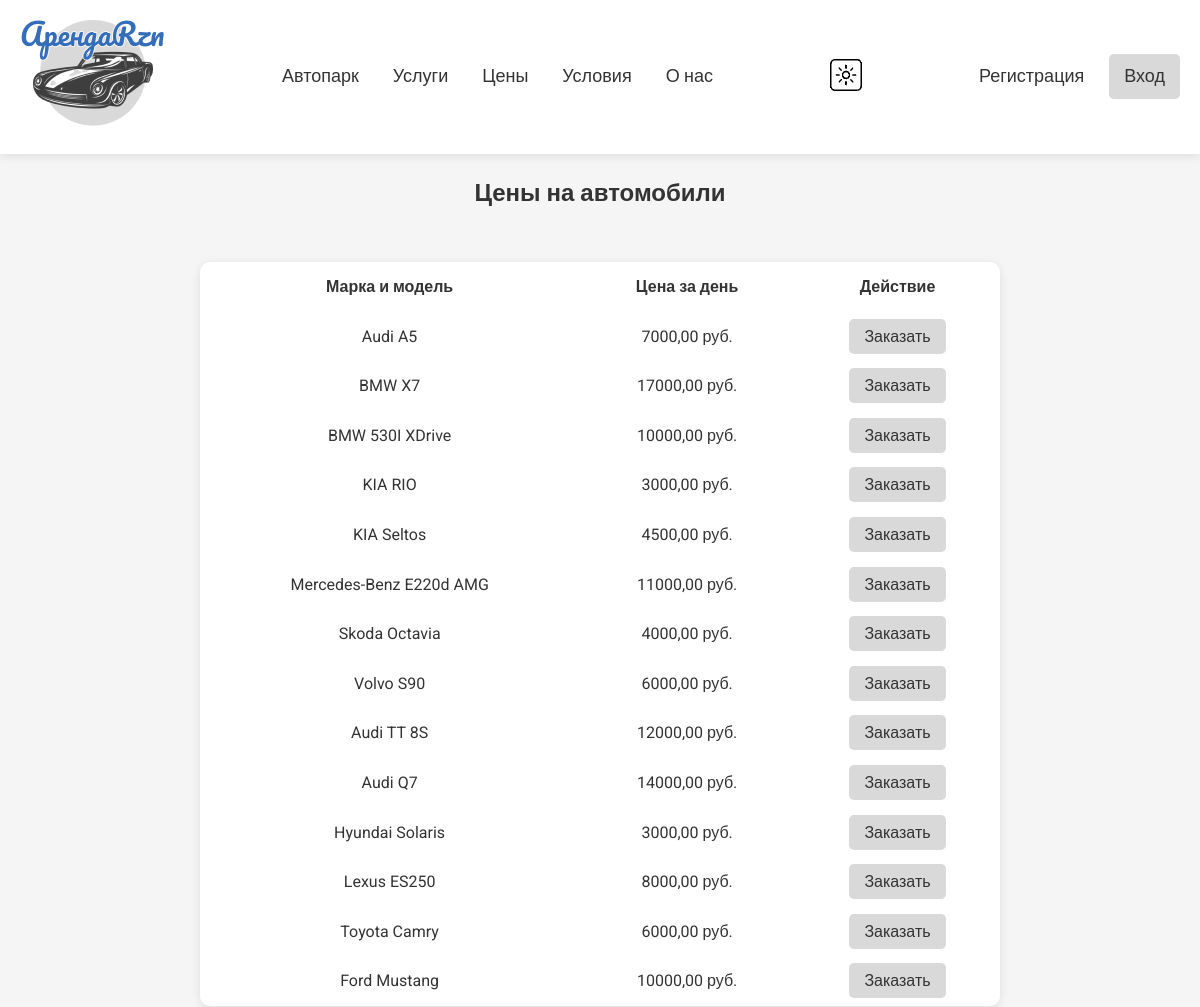
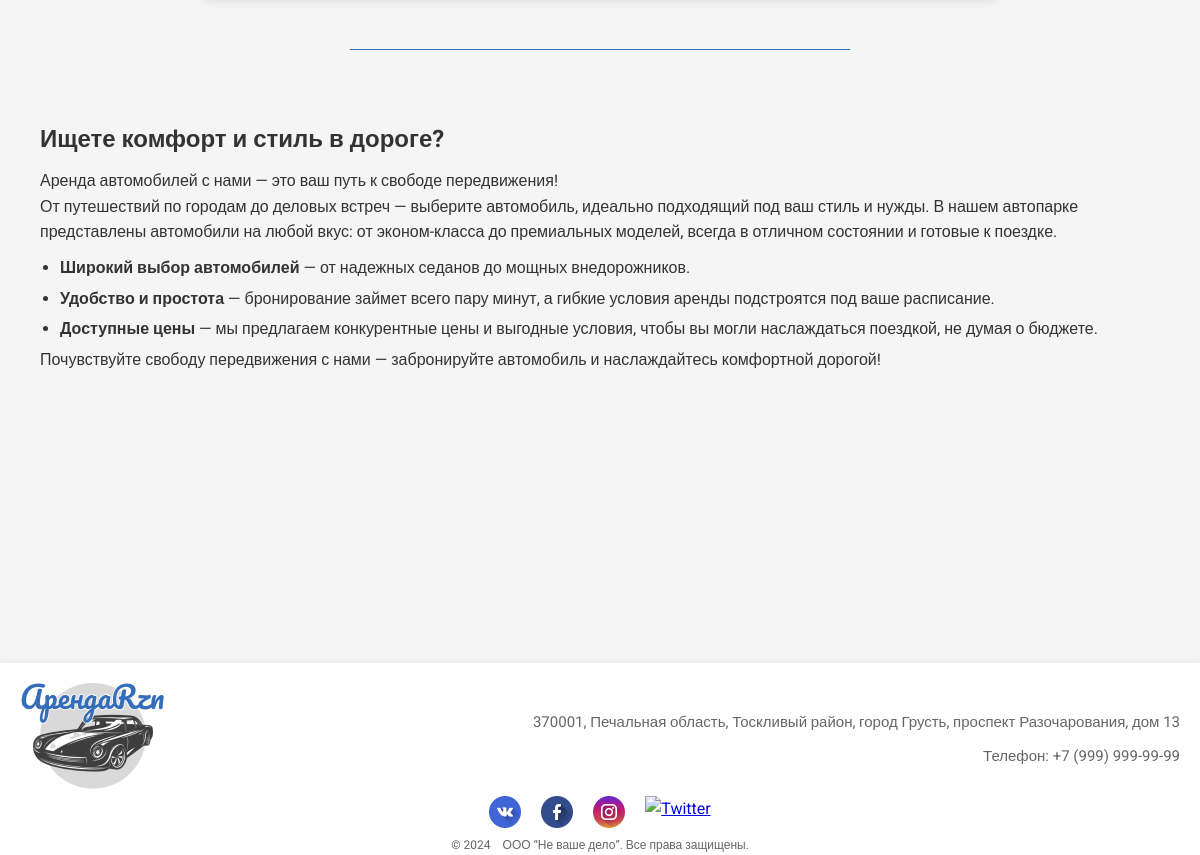
/rent/price/, run on the app's committed database (2 pictures, top to bottom).
### cars/models.py (models this page shows, shortened)
class Cars(models.Model):
    brand = models.ForeignKey(CarBrands, on_delete=models.PROTECT)
    model = models.CharField(max_length=64)
    year = models.IntegerField()
    image = models.ImageField(upload_to='car_img', blank=True)
    description = models.TextField(blank=True)
    price = models.DecimalField(max_digits=9, decimal_places=2)
    carClass = models.ForeignKey(CarClasses, on_delete=models.PROTECT)
    is_rented = models.BooleanField(default=False)
    color = models.CharField(max_length=64, null=True, blank=True)
    drive = models.CharField(max_length=64, null=True, blank=True)
    transmission = models.CharField(max_length=64, null=True, blank=True)
    power = models.IntegerField(null=True, blank=True)
    acceleration = models.DecimalField(max_digits=4, decimal_places=2, null=True, blank=True)
    engine_capacity = models.DecimalField(max_digits=4, decimal_places=1, null=True, blank=True)
    class Meta():
        verbose_name = 'Автомобили'
        verbose_name_plural = 'Автомобили'

class CarBrands(models.Model):
    name = models.CharField(max_length=64, unique=True)
    class Meta():
        verbose_name = 'Бренды'
        verbose_name_plural = 'Бренды'

### cars/views.py (the view)
# urls.py: path('price/', price_view, name='price'),
def price_view(request):
    cars = Cars.objects.all()
    context = {
        'title': 'Цены на автомобили',
        'cars': cars,
    }
    return render(request, 'cars/price.html', context)

### cars/templates/cars/price.html (shortened to what this page needs)
{% extends 'cars/base.html' %}
{% load static %}
{% block css %}
    <link rel="stylesheet" href="{% static 'css/price.css' %}">
{% endblock %}
{% block context %}
<section class="price-section">
    <h1>Цены на автомобили</h1>
    <table class="price-table light-theme" id="price-table">
        <thead>
            <tr>
                <th>Марка и модель</th>
                <th>Цена за день</th>
                <th>Действие</th>
            </tr>
        </thead>
        <tbody class="car-table">
            {% for car in cars %}
            <tr class="">
                <td>{{ car.brand.name }} {{ car.model }}</td>
                <td>{{ car.price }} руб.</td>
                <td>
                    <a href="{% url 'cars:page_car' car.id %}" class="select-btn">Заказать</a>
                </td>
            </tr>
            {% endfor %}
        </tbody>
    </table>
    <hr align="center" width="500" size="1" color="#336db8" />
    <div class="promo-text">
        <h2>Ищете комфорт и стиль в дороге?</h2>
        <p>Аренда автомобилей с нами — это ваш путь к свободе передвижения!</p>
        <p>От путешествий по городам до деловых встреч — выберите автомобиль, идеально подходящий под ваш стиль и нужды. В нашем автопарке представлены автомобили на любой вкус: от эконом-класса до премиальных моделей, всегда в отличном состоянии и готовые к поездке.</p>
        <ul>
            <li><strong>Широкий выбор автомобилей</strong> — от надежных седанов до мощных внедорожников.</li>
            <li><strong>Удобство и простота</strong> — бронирование займет всего пару минут, а гибкие условия аренды подстроятся под ваше расписание.</li>
            <li><strong>Доступные цены</strong> — мы предлагаем конкурентные цены и выгодные условия, чтобы вы могли наслаждаться поездкой, не думая о бюджете.</li>
        </ul>
        <p>Почувствуйте свободу передвижения с нами — забронируйте автомобиль и наслаждайтесь комфортной дорогой!</p>
    </div>
</section>
{% endblock %}

### static/css/global.css (style rules this page uses)
* { margin: 0; padding: 0; box-sizing: border-box; }
body.light-theme { background-color: #f5f5f5; color: #333; }
body, html { font-family: "Roboto", sans-serif; line-height: 1.6; height: 100%; }

### static/css/price.css (style rules this page uses)
.price-section { max-width: 1280px; margin: 0 auto; padding: 20px; text-align: center; display: flex; flex-direction: column; align-items: center; }
.price-table { width: 100%; border-collapse: collapse; margin: 50px 0 50px; padding: 10px; border-radius: 10px; box-shadow: 0 2px 10px rgba(0, 0, 0, 0.1); max-width: 800px; }
.price-table.light-theme { background-color: #fff; color: #333; }
.price-table th, .price-table td { padding: 12px; text-align: center; }
.select-btn { padding: 8px 15px; background-color: #d9d9d9; color: #333; text-decoration: none; border: 0; border-radius: 5px; font-size: 1rem; cursor: pointer; }
.promo-text { margin: 50px auto; padding: 20px; border-radius: 5px; text-align: left; }
.promo-text h2 { font-size: 1.5em; margin-bottom: 10px; }
.promo-text p, .promo-text ul { font-size: 1em; line-height: 1.6; }
.promo-text ul { margin-top: 10px; padding-left: 20px; }
.promo-text li { margin-bottom: 5px; }

### data on the page
Cars: brand.name "Audi", model "A5", price "7000,00"
Cars: brand.name "BMW", model "X7", price "17000,00"
Cars: brand.name "BMW", model "530I XDrive", price "10000,00"
Cars: brand.name "KIA", model "RIO", price "3000,00"
Cars: brand.name "KIA", model "Seltos", price "4500,00"
Cars: brand.name "Mercedes-Benz", model "E220d AMG", price "11000,00"
Cars: brand.name "Skoda", model "Octavia", price "4000,00"
Cars: brand.name "Volvo", model "S90", price "6000,00"
Cars: brand.name "Audi", model "TT 8S", price "12000,00"
Cars: brand.name "Audi", model "Q7", price "14000,00"
Cars: brand.name "Hyundai", model "Solaris", price "3000,00"
Cars: brand.name "Lexus", model "ES250", price "8000,00"
Cars: brand.name "Toyota", model "Camry", price "6000,00"
Cars: brand.name "Ford", model "Mustang", price "10000,00"
